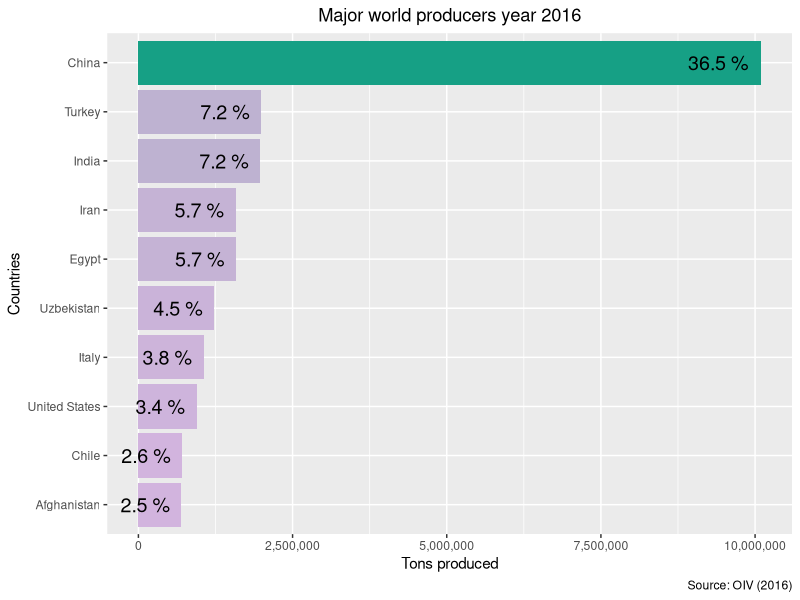
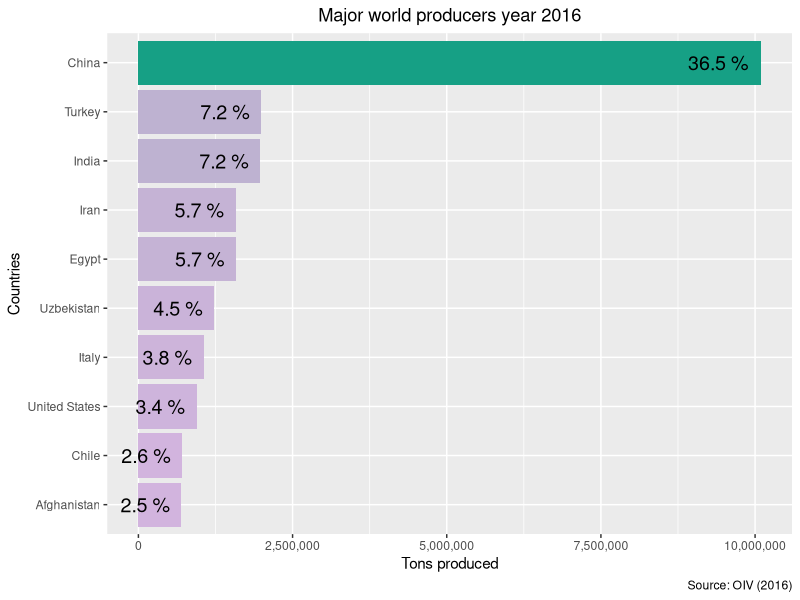
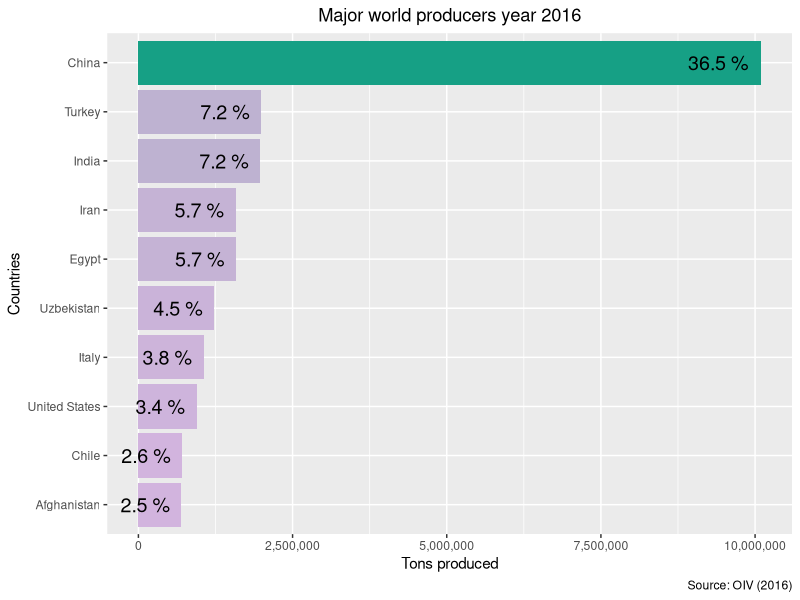

These figures' R source, in order:
# Data stat from https://www.oiv.int/en/statistiques/recherche
library(ggplot2)
#library(ggthemes)
#library(hrbrthemes)
#library(gghighlight)

# Load the csv from OIV with the table grapes production in the world
oiv_data <- read.csv("./For_write_thesis/OIV_Data/oiv_export-StatData-2021-06-11-09-05-26.csv")
#oiv_data <- read.csv("./For_write_thesis/OIV_Data/OIV_Data_20Sep.csv", sep = ";")
total_tonnes <- sum(as.numeric(oiv_data[,6]))

# Selection of the 10 first which come all in descending order
oiv_data <- as.data.frame(oiv_data[1:10,])

# Percentage of each country production using the total amount of tonnes in the world
Percentage <- oiv_data[,6]/total_tonnes
Percentage <- as.numeric(format(round(Percentage, 3), nsmall = 2))

# Creation of a dataframe with the Country, Values in Tonnes and the percentage of the production
oiv_data <- data.frame(cbind(oiv_data[,2], oiv_data[,6], Percentage))
colnames(oiv_data) <- c("Country","Value", "Percentage")

# Transform as.numeric columns 2:3
oiv_data <- transform(oiv_data, Value = as.numeric(Value), 
                      Percentage = as.numeric(Percentage))

# Plotting a graph with the information of the dataframe from OIV
# https://htmlcolorcodes.com/es/
p <- ggplot(data = oiv_data, aes(y = reorder(Country, Percentage), x = Value)) + 
  geom_bar(aes(fill = Percentage), stat="identity", position = "dodge") +
  scale_fill_gradient(low = "#D2B4DE", high = "#16A085", na.value = NA) +
  geom_text(aes(label = paste(format(Percentage*100, nsmall=0), "%")),
                hjust = 1.2, size = 5, position = position_dodge(0.9)) +
  scale_x_continuous(name = "Tons produced", labels = scales::comma) +
  labs(y = "Countries", caption = "Source: OIV (2016)") +
  ggtitle("Major world producers year 2016") + theme(plot.title = element_text(hjust = 0.5),
                                           legend.position = "none")

plot(p)

#png("Major_world_producers_table_grape_2016.png")
ggsave("Major_world_producers_table_grape_2016.png", width = 30, height = 20, units = "cm")
print(p)
dev.off()